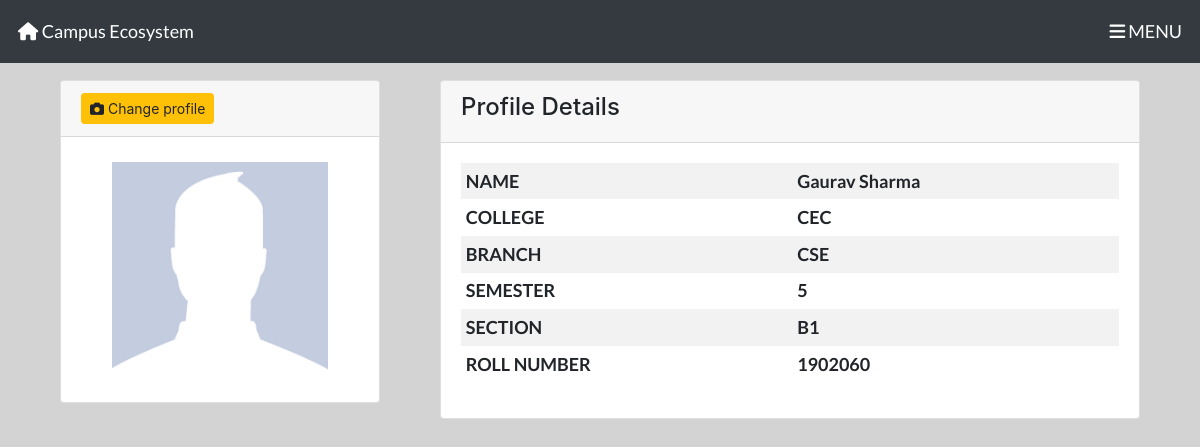
Screenshot of /profile.php (signed in) with the database file from the repository.
### tables this page shows
CREATE TABLE `student_info` (
  `user_id` int(11) NOT NULL,
  `register_date` datetime NOT NULL,
  `fname` varchar(50) NOT NULL,
  `lname` varchar(50) NOT NULL,
  `college` varchar(10) NOT NULL,
  `branch` varchar(50) NOT NULL,
  `section` varchar(10) NOT NULL,
  `email` varchar(255) NOT NULL,
  `user_password` varchar(255) NOT NULL,
  `uni_roll` int(11) NOT NULL,
  `sem` int(11) NOT NULL,
  `user_phone` varchar(10) NOT NULL,
  `profile_image` varchar(255) NOT NULL DEFAULT 'assets\\images\\dp.png'
);

### core/init.php (called while the page is built, shortened)
<?php
include_once('db/connection.php');
include_once('classes/user.php');
global $conn;
$getFromU = new User($conn);
?>

### core/classes/user.php (called while the page is built, shortened)
<?php
class User
{
    protected $conn;
    function __construct($conn)
    {
        $this->conn = $conn;
    }
    public function UserData($user_id)
    {
        $query = "SELECT * from student_info WHERE user_id=:userid";
        $stmt = $this->conn->prepare($query);
        $stmt->bindParam(':userid', $user_id, PDO::PARAM_INT);
        $stmt->execute();
        return $stmt->fetch(PDO::FETCH_OBJ);
    }
}

### profile.php (the view, shortened to what this page needs)
<?php
include_once('core/init.php');
$user_id = @$_SESSION['userid'];
$user = $getFromU->UserData($user_id);
?>
<!DOCTYPE html>
<html>
<head>
  <?php include_once("includes/backHeader.php"); ?>
</head>
<body>
  <?php include_once("includes/profileNevigation.php"); ?>
  <div class="container" style="margin-top:5rem;">
    <div class="row">
      <div class="col-md-4">
        <div class="container">
          <div class="card">
            <div class="card-header">
              <form method="post" action="#" enctype="multipart/form-data">
                <a data-toggle="modal" data-target="#changeprofile" class="btn btn-warning btn-sm"><i class="fas fa-camera"></i>&nbsp;Change profile</a>
              </form>
            </div>
            <div class="card-body text-center">
              <img class="" src="<?php echo $user->profile_image; ?>" alt="Avatar" style="width:81.2%;padding:5px; border-radius:5px; margin: 0 auto;">
            </div>
          </div>
        </div>
      </div>
      <div class="col-md-8">
        <div class="container">
          <div class="card">
            <div class="card-header">
              <h4>Profile Details</h4>
            </div>
            <div class="card-body">
              <div class=".table-responsive-md">
                <table class="table table-sm table-borderless table-striped" style="font-size: 18px; font-family: lato;">
                  <tr>
                    <th>NAME</th>
                    <th><?php echo ucfirst($user->fname) . " " . ucfirst($user->lname); ?></th>
                  </tr>
                  <tr>
                    <th>COLLEGE</th>
                    <th><?php echo strtoupper($user->college); ?></th>
                  </tr>
                  <tr>
                    <th>BRANCH</th>
                    <th><?php echo strtoupper($user->branch); ?></th>
                  </tr>
                  <tr>
                    <th>SEMESTER</th>
                    <th><?php echo strtoupper($user->sem); ?></th>
                  </tr>
                  <tr>
                    <th>SECTION</th>
                    <th><?php echo strtoupper($user->section); ?></th>
                  </tr>
                  <tr>
                    <th>ROLL NUMBER</th>
                    <th><?php echo strtoupper($user->uni_roll); ?></th>
                  </tr>
                </table>
              </div>
            </div>
          </div>
        </div>
      </div>
    </div>
  </div>
</body>
</html>

### assets/css/profileNevStyle.css (style rules this page uses)
body { margin: 0; padding: 0; box-sizing: border-box; background-color: lightgrey; }

### rows the page displays
student_info: fname "Gaurav", lname "Sharma", college "CEC", branch "CSE", sem "5", section "B1", uni_roll "1902060"
